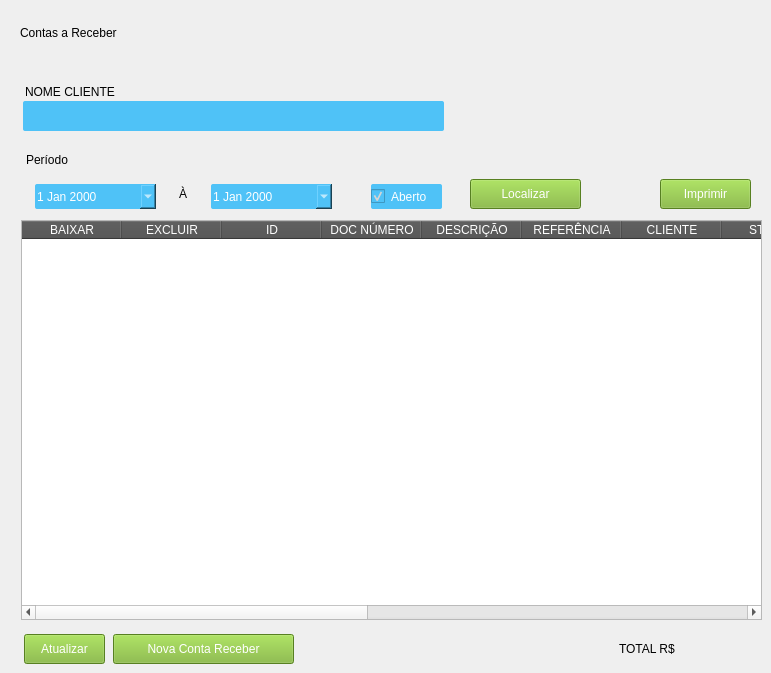
       <widget class="QWidget" name="formDataTableContaReceber">
        <widget class="QPushButton" name="btn_search_cliente_conta_receber">
         <property name="geometry">
          <rect>
           <x>470</x>
           <y>179</y>
           <width>111</width>
           <height>30</height>
          </rect>
         </property>
         <property name="styleSheet">
          <string notr="true">QPushButton {
	font: 10pt &quot;Arial&quot;;
	background-color: #7AB32E;
	color: #FFF;
 }
QPushButton:hover{
	background-color: rgb(0, 170, 0);
}</string>
         </property>
         <property name="text">
          <string>Localizar</string>
         </property>
         <property name="icon">
          <iconset>
           <normaloff>icons/iconSearch.png</normaloff>icons/iconSearch.png</iconset>
         </property>
         <property name="iconSize">
          <size>
           <width>20</width>
           <height>32</height>
          </size>
         </property>
        </widget>
        <widget class="QLabel" name="lbl_cliente_conta_receber">
         <property name="geometry">
          <rect>
           <x>25</x>
           <y>82</y>
           <width>231</width>
           <height>20</height>
          </rect>
         </property>
         <property name="styleSheet">
          <string notr="true">font: 700 10pt &quot;Arial&quot;;</string>
         </property>
         <property name="text">
          <string>NOME CLIENTE</string>
         </property>
        </widget>
        <widget class="QPushButton" name="btn_add_conta_receber">
         <property name="geometry">
          <rect>
           <x>113</x>
           <y>634</y>
           <width>181</width>
           <height>30</height>
          </rect>
         </property>
         <property name="styleSheet">
          <string notr="true">QPushButton {
	font: 10pt &quot;Arial&quot;;
	background-color: #7AB32E;
	color: #FFF;
 }
QPushButton:hover{
	background-color: rgb(0, 170, 0);
}</string>
         </property>
         <property name="text">
          <string>Nova Conta Receber</string>
         </property>
         <property name="icon">
          <iconset>
           <normaloff>icons/iconAdd.png</normaloff>icons/iconAdd.png</iconset>
         </property>
         <property name="iconSize">
          <size>
           <width>20</width>
           <height>32</height>
          </size>
         </property>
         <property name="checkable">
          <bool>false</bool>
         </property>
         <property name="default">
          <bool>false</bool>
         </property>
         <property name="flat">
          <bool>false</bool>
         </property>
        </widget>
        <widget class="QPushButton" name="btn_refresh_table_conta_receber">
         <property name="geometry">
          <rect>
           <x>24</x>
           <y>634</y>
           <width>81</width>
           <height>30</height>
          </rect>
         </property>
         <property name="styleSheet">
          <string notr="true">QPushButton {
	font: 10pt &quot;Arial&quot;;
	background-color: #7AB32E;
	color: #FFF;
 }
QPushButton:hover{
	background-color: rgb(0, 170, 0);
}</string>
         </property>
         <property name="text">
          <string>Atualizar</string>
         </property>
         <property name="icon">
          <iconset>
           <normaloff>icons/iconRefresh.png</normaloff>icons/iconRefresh.png</iconset>
         </property>
         <property name="iconSize">
          <size>
           <width>20</width>
           <height>32</height>
          </size>
         </property>
         <property name="checkable">
          <bool>false</bool>
         </property>
         <property name="default">
          <bool>false</bool>
         </property>
         <property name="flat">
          <bool>false</bool>
         </property>
        </widget>
        <widget class="QLineEdit" name="search_cliente_conta_receber">
         <property name="geometry">
          <rect>
           <x>23</x>
           <y>101</y>
           <width>421</width>
           <height>30</height>
          </rect>
         </property>
         <property name="styleSheet">
          <string notr="true">QLineEdit{
	background-color: #4fc2f7;
	font: 12pt &quot;Arial&quot;;
	color: rgb(255, 255, 255);
	border:none;
	border-radius: 2px;
}

QLineEdit:Focus {
	border: 1px solid red;
}</string>
         </property>
        </widget>
        <widget class="QTableWidget" name="dt_Conta_Receber">
         <property name="geometry">
          <rect>
           <x>21</x>
           <y>220</y>
           <width>741</width>
           <height>400</height>
          </rect>
         </property>
         <property name="styleSheet">
          <string notr="true">::section { background-color:#4f4f4f; color:#ffffff; }</string>
         </property>
         <column>
          <property name="text">
           <string>BAIXAR</string>
          </property>
         </column>
         <column>
          <property name="text">
           <string>EXCLUIR</string>
          </property>
         </column>
         <column>
          <property name="text">
           <string>ID</string>
          </property>
         </column>
         <column>
          <property name="text">
           <string>DOC NÚMERO</string>
          </property>
         </column>
         <column>
          <property name="text">
           <string>DESCRIÇÃO</string>
          </property>
         </column>
         <column>
          <property name="text">
           <string>REFERÊNCIA</string>
          </property>
         </column>
         <column>
          <property name="text">
           <string>CLIENTE</string>
          </property>
         </column>
         <column>
          <property name="text">
           <string>STATUS</string>
          </property>
         </column>
         <column>
          <property name="text">
           <string>DATA VCTO</string>
          </property>
         </column>
         <column>
          <property name="text">
           <string>DATA PAGTO</string>
          </property>
         </column>
         <column>
          <property name="text">
           <string>VALOR PARCELA</string>
          </property>
         </column>
         <column>
          <property name="text">
           <string>VALOR PAGO</string>
          </property>
         </column>
         <column>
          <property name="text">
           <string>VALOR TÍTULO</string>
          </property>
         </column>
         <column>
          <property name="text">
           <string>FORMA PAGTO</string>
          </property>
         </column>
         <column>
          <property name="text">
           <string>CENTRO CUSTO</string>
          </property>
         </column>
        </widget>
        <widget class="QLabel" name="lbl_titulo_conta_receber">
         <property name="geometry">
          <rect>
           <x>20</x>
           <y>17</y>
           <width>711</width>
           <height>31</height>
          </rect>
         </property>
         <property name="styleSheet">
          <string notr="true">font: 700 20pt &quot;Arial&quot;;
border-bottom: 2px solid;</string>
         </property>
         <property name="text">
          <string>Contas a Receber</string>
         </property>
        </widget>
        <widget class="QLabel" name="lbl_conta_receber_periodo">
         <property name="geometry">
          <rect>
           <x>26</x>
           <y>144</y>
           <width>311</width>
           <height>31</height>
          </rect>
         </property>
         <property name="styleSheet">
          <string notr="true">font: 700 14pt &quot;Arial&quot;;
border-bottom: 2px solid;</string>
         </property>
         <property name="text">
          <string>Período</string>
         </property>
        </widget>
        <widget class="QDateEdit" name="conta_receber_data_final">
         <property name="geometry">
          <rect>
           <x>211</x>
           <y>184</y>
           <width>121</width>
           <height>25</height>
          </rect>
         </property>
         <property name="styleSheet">
          <string notr="true">QDateEdit{
	background-color: #4fc2f7;
	font: 12pt &quot;Arial&quot;;
	color: rgb(255, 255, 255);
	border:none;
	border-radius: 2px;
}

QDateEdit:Focus {
	border: 1px solid red;
}</string>
         </property>
         <property name="calendarPopup">
          <bool>true</bool>
         </property>
        </widget>
        <widget class="QDateEdit" name="conta_receber_data_inicial">
         <property name="geometry">
          <rect>
           <x>35</x>
           <y>184</y>
           <width>121</width>
           <height>25</height>
          </rect>
         </property>
         <property name="styleSheet">
          <string notr="true">QDateEdit{
	background-color: #4fc2f7;
	font: 12pt &quot;Arial&quot;;
	color: rgb(255, 255, 255);
	border:none;
	border-radius: 2px;
}

QDateEdit:Focus {
	border: 1px solid red;
}</string>
         </property>
         <property name="calendarPopup">
          <bool>true</bool>
         </property>
        </widget>
        <widget class="QLabel" name="lbl_conta_pagar_vogal_2">
         <property name="geometry">
          <rect>
           <x>179</x>
           <y>186</y>
           <width>16</width>
           <height>16</height>
          </rect>
         </property>
         <property name="text">
          <string>À</string>
         </property>
        </widget>
        <widget class="QLabel" name="lbl_conta_receber_total_value">
         <property name="geometry">
          <rect>
           <x>619</x>
           <y>641</y>
           <width>141</width>
           <height>16</height>
          </rect>
         </property>
         <property name="styleSheet">
          <string notr="true">font: 700 10pt &quot;Arial&quot;;</string>
         </property>
         <property name="text">
          <string>TOTAL R$</string>
         </property>
        </widget>
        <widget class="QCheckBox" name="chk_conta_receber_status">
         <property name="geometry">
          <rect>
           <x>371</x>
           <y>184</y>
           <width>71</width>
           <height>25</height>
          </rect>
         </property>
         <property name="styleSheet">
          <string notr="true">QCheckBox{
	background-color: #4fc2f7;
	font: 12pt &quot;Arial&quot;;
	color: rgb(255, 255, 255);
	border:none;
	border-radius: 2px;
}

QCheckBox:Focus {
	border: 1px solid red;
}</string>
         </property>
         <property name="text">
          <string>Aberto</string>
         </property>
         <property name="checked">
          <bool>true</bool>
         </property>
        </widget>
        <widget class="QPushButton" name="btn_relatorio_conta_receber">
         <property name="geometry">
          <rect>
           <x>660</x>
           <y>179</y>
           <width>91</width>
           <height>30</height>
          </rect>
         </property>
         <property name="styleSheet">
          <string notr="true">QPushButton {
	font: 10pt &quot;Arial&quot;;
	background-color: #7AB32E;
	color: #FFF;
 }
QPushButton:hover{
	background-color: rgb(0, 170, 0);
}</string>
         </property>
         <property name="text">
          <string>Imprimir</string>
         </property>
         <property name="icon">
          <iconset>
           <normaloff>icons/iconPrint.png</normaloff>icons/iconPrint.png</iconset>
         </property>
         <property name="iconSize">
          <size>
           <width>20</width>
           <height>32</height>
          </size>
         </property>
        </widget>
       </widget>
